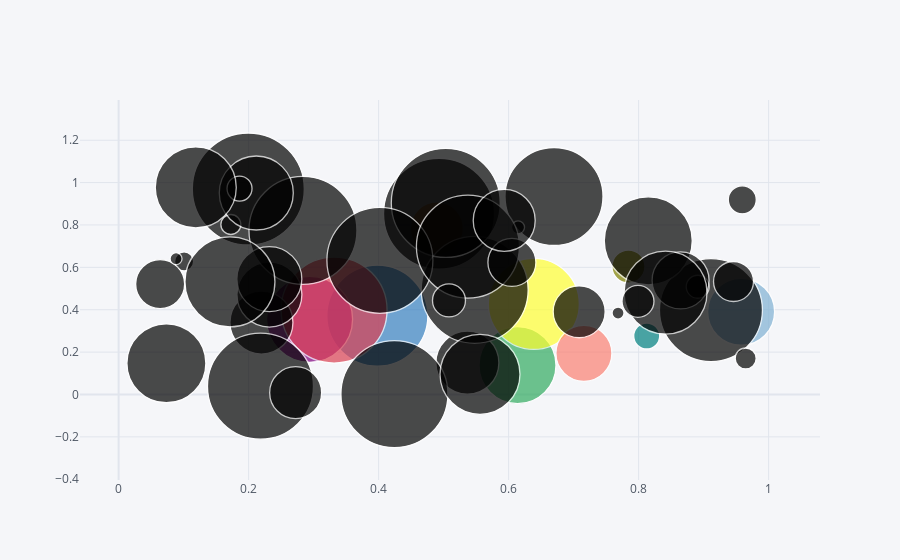

The notebook cell saved with this chart:
### Markdown cell above
- Bubble charts can be used with kind=bubble and by assigning one column as the size

### Code cell
df2.iplot(kind='bubble',x='a',y='b',size='c')

### Figure 1 — Plotly figure (JSON) as saved in the notebook; plotly's stock layout.template omitted (floating-point values rounded to 4 significant figures)
{"data": [{"marker": {"color": ["rgb(255, 153, 51)", "rgb(55, 128, 191)", "rgb(50, 171, 96)", "rgb(128, 0, 128)", "rgb(219, 64, 82)", "rgb(0, 128, 128)", "rgb(255, 255, 51)", "rgb(128, 128, 0)", "rgb(251, 128, 114)", "rgb(128, 177, 211)"], "line": {"width": 1.3}, "size": [53, 101, 77, 86, 106, 26, 91, 33, 56, 67, 63, 112, 28, 65, 12, 20, 106, 103, 88, 21, 40, 19, 108, 49, 98, 63, 23, 65, 13, 57, 107, 111, 107, 109, 74, 12, 25, 52, 106, 103, 33, 48, 62, 81, 52, 79, 83, 80, 32, 90], "symbol": "circle"}, "mode": "markers", "text": "", "type": "scatter", "x": [0.4897, 0.3981, 0.6137, 0.2938, 0.3315, 0.8125, 0.6388, 0.7844, 0.7159, 0.9577, 0.2198, 0.1995, 0.9595, 0.232, 0.7684, 0.1727, 0.2183, 0.9113, 0.8149, 0.9648, 0.946, 0.1008, 0.2836, 0.06392, 0.6699, 0.5366, 0.891, 0.2319, 0.6145, 0.8646, 0.4243, 0.493, 0.5478, 0.5033, 0.2118, 0.08839, 0.186, 0.2724, 0.402, 0.5374, 0.5083, 0.6051, 0.5933, 0.1187, 0.7086, 0.07351, 0.8415, 0.556, 0.7991, 0.1713], "y": [0.7837, 0.372, 0.1386, 0.3548, 0.3986, 0.276, 0.4274, 0.6039, 0.1943, 0.3905, 0.3396, 0.9698, 0.9189, 0.4715, 0.3843, 0.8022, 0.0392, 0.3982, 0.7253, 0.17, 0.5332, 0.6279, 0.7745, 0.5212, 0.9344, 0.1501, 0.5085, 0.5445, 0.7891, 0.5382, 0.001778, 0.853, 0.4941, 0.904, 0.9509, 0.641, 0.9718, 0.008667, 0.6333, 0.698, 0.4438, 0.6235, 0.8217, 0.9775, 0.3906, 0.1475, 0.481, 0.09543, 0.4396, 0.5316]}], "layout": {"legend": {"bgcolor": "#F5F6F9", "font": {"color": "#4D5663"}}, "paper_bgcolor": "#F5F6F9", "plot_bgcolor": "#F5F6F9", "title": {"font": {"color": "#4D5663"}}, "xaxis": {"gridcolor": "#E1E5ED", "showgrid": true, "tickfont": {"color": "#4D5663"}, "title": {"font": {"color": "#4D5663"}, "text": ""}, "zerolinecolor": "#E1E5ED"}, "yaxis": {"gridcolor": "#E1E5ED", "showgrid": true, "tickfont": {"color": "#4D5663"}, "title": {"font": {"color": "#4D5663"}, "text": ""}, "zerolinecolor": "#E1E5ED"}}}
